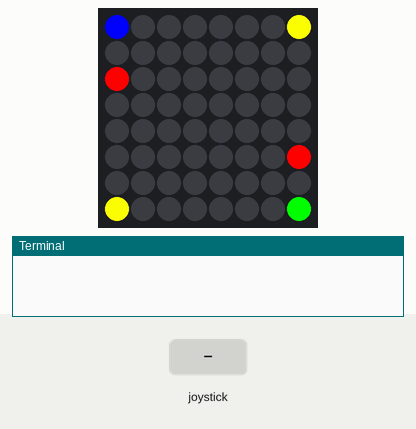
Bench run of a program on a simulated Raspberry Pi (BCM pin numbers) with a Sense HAT. Parts: the Sense HAT's 8×8 RGB LED matrix, the last lines printed to the terminal. The test bench sets the inputs (shaded band). Random numbers come from a fixed seed.

Above: at 1.2 s.
1.3 s: joystick pushed up
At 1.6 s:
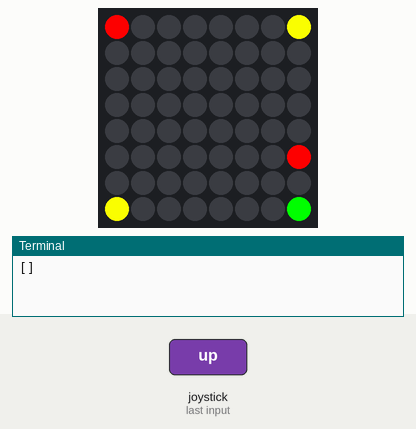
2.8 s: joystick pushed down
At 3.9 s:
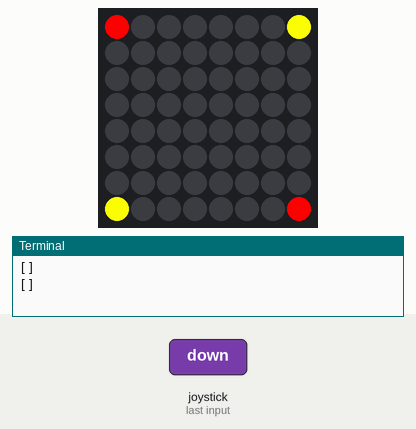
4.3 s: joystick clicked
At 5.1 s:
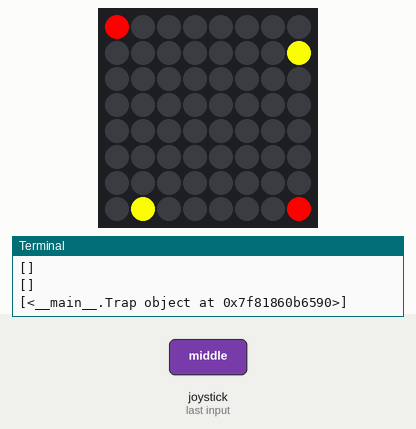
5.8 s: joystick pushed left
At 6.2 s:
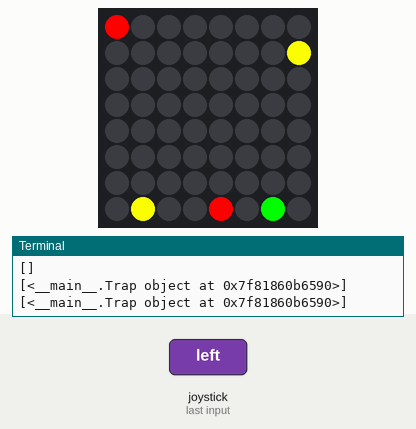
7.3 s: joystick pushed right
At 8.5 s:
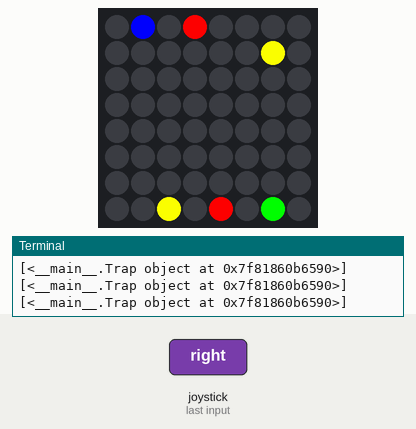
8.8 s: joystick pushed up
At 9.7 s:
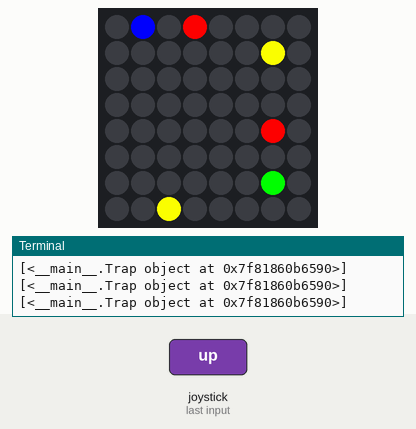
Timing chart, 0 to 11.3 s (numbered marks = the images above; inputs shaded):
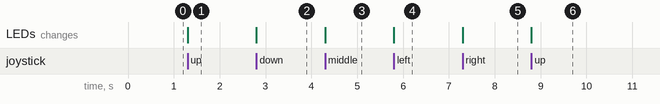

The program:

Mikandrew_v2_WIP_.py
```python
from sense_hat import SenseHat
from time import sleep
from random import randint

def get_dist(x, y, x2, y2):
  x_dist = x - x2
  y_dist = y - y2
  x_square = x_dist ** 2
  y_square = y_dist ** 2
  square = x_square + y_square
  dist = square ** (1 / 2)
  return dist

class Enemy:
  def __init__(self, x, y):
    self.position = [x, y]

  def ai(self, player1, player2):
    pl_x = player1.position[0]
    pl_y = player1.position[1]
    pl2_x = player2.position[0]
    pl2_y = player2.position[1]
    dist = get_dist(self.position[0], self.position[1], pl_x, pl_y)
    dist2 = get_dist(self.position[0], self.position[1], pl2_x, pl2_y)
    if dist < dist2:
      u_plx = pl_x
      u_ply = pl_y
    else:
      u_plx = pl2_x
      u_ply = pl2_y
    if self.position[0] < u_plx:
      self.position[0] += 1
    elif self.position[0] > u_plx:
      self.position[0] -= 1
    elif self.position[1] < u_ply:
      self.position[1] += 1
    else:
      self.position[1] -= 1

  def spawn_enemy(enemies, difficulty):
   if len(enemies) > 0:
     pass
   else:
     for i in range(difficulty):
       x = randint(0,7)
       y = randint(0,7)
       name = "enemy" + str(i)
       name = Enemy(x, y)
       enemies.append(name)


class Player:
    def __init__(self, x, y, wx, wy, s, colour):
        self.position = [x, y]
        self.weapon = [wx, wy]
        self.score = s
        self.colour = colour

    def move(self, direction, traps):
        if direction == 'up':
            self.position[1] -= 1
        elif direction == 'down':
            self.position[1] += 1
        elif direction == 'left':
            self.position[0] -= 1
        elif direction == 'right':
            self.position[0] += 1
        if direction == 'middle':
          spawn_trap(self, traps)
        self.position[0] = check_position(self.position[0])
        self.position[1] = check_position(self.position[1])
        self.fire_weapon(direction)

    def fire_weapon(self, direction):
        if direction == 'up':
            self.weapon[0] = self.position[0]
            self.weapon[1] = self.position[1] - 2
        elif direction == 'down':
            self.weapon[0] = self.position[0]
            self.weapon[1] = self.position[1] + 2
        elif direction == 'left':
            self.weapon[0] = self.position[0] - 2
            self.weapon[1] = self.position[1]
        elif direction == 'right':
            self.weapon[0] = self.position[0] + 2
            self.weapon[1] = self.position[1]
        self.weapon[0] = check_position(self.weapon[0])
        self.weapon[1] = check_position(self.weapon[1])

def check_position(position):
    return max(0, min(7, position))

class Trap:
  def __init__(self, x, y, z):
    self.position = [x, y]
    self.time = z
    aoe = []
    for i in range(-1, 2):
      for x in range(-1, 2):
        x_pos = self.position[0] + i
        y_pos = self.position[1] + x
        x_pos = check_position(x_pos)
        y_pos = check_position(y_pos)
        coords = [x_pos, y_pos]
        aoe.append(coords)
    self.aoe = aoe

  def trap_kill(self, players):
    if self.time < 6:
      self.time += 1
    else:
      for aoe in self.aoe:
        if players[0].position == aoe and players[1].position == aoe:
          players[0].score += 1
          players[1].score += 1
          return True, 'draw'
        elif players[0].position == aoe:
          players[1].score += 3
          return True, '2'
        elif players[1].position == aoe:
          players[0].score += 3
          return True, '1'
        else:
          return False, ''

def spawn_trap(player, traps):
  x = player.position[0]
  y = player.position[1]
  trap = Trap(x, y, 0)
  traps.append(trap)
  return traps


def is_dead(players, enemies):
  for enemy in enemies:
    p1_hit = players[0].position == players[1].weapon or players[0].position == enemy.position
    p2_hit = players[1].position == players[0].weapon or players[1].position == enemy.position
    if p1_hit and p2_hit:
        players[0].score += 1
        players[1].score += 1
        return True, 'draw'
    elif p1_hit:
        players[1].score += 3
        return True, '2'
    elif p2_hit:
        players[0].score += 3
        return True, '1'
    return False, ''

def switch_player(player_turn):
    return 1 - player_turn

def run_game():
    sense = SenseHat()

    red = (255, 0, 0)
    green = (0, 255, 0)
    blue = (0, 0, 255)
    scores = [0, 0]

    def update_display(players, enemies):
        sense.clear()
        sense.set_pixel(players[0].position[0], players[0].position[1], players[0].colour)
        sense.set_pixel(players[1].position[0], players[1].position[1], players[1].colour)
        sense.set_pixel(players[0].weapon[0], players[0].weapon[1], red)
        sense.set_pixel(players[1].weapon[0], players[1].weapon[1], red)
        for enemy in enemies:
          sense.set_pixel(enemy.position[0], enemy.position[1], 255, 255, 0)
        if len(traps_aoe) > 0:
          for aoe in traps_aoe:
            sense.set_pixel(aoe[0], aoe[1], (255, 255, 255))
          sense.set_pixel(traps[0].position[0], traps[0].position[1], (255, 0, 0))

    player1 = Player(0, 0, 0, 2, 0, blue)
    player2 = Player(7, 7, 7, 5, 0, green)
    players = [player1, player2]
    action = 0
    enemy1 = Enemy(0, 7)
    enemy2 = Enemy(7, 0)
    enemies = [enemy1, enemy2]
    traps = []
    traps_aoe = []
    while True:
        player1.position = [0, 0]
        player1.weapon = [0, 2]
        player2.position = [7, 7]
        player2.weapon = [7, 5]
        player_turn = 0
        action = 0
        winner = ''
        dead = False

        sense.clear()
        update_display(players, enemies)

        while not dead:
            action += 1
            if action % 4 == 0:
              for enemy in enemies:
                enemy.ai(player1, player2)
            current_player = players[player_turn]
            other_player = players[1 - player_turn]

            event = sense.stick.wait_for_event()
            if event.action == 'pressed':
                original_position = current_player.position[:]
                current_player.move(event.direction, traps)

                if current_player.position == other_player.position:
                    current_player.position = original_position
                    current_player.fire_weapon(event.direction)

                update_display(players, enemies)
                dead, winner = is_dead(players, enemies)
                if len(traps) == 0:
                  for trap in traps:
                    dead, winner = trap.trap_kill(players)
                print(traps)


                if not dead:
                    player_turn = switch_player(player_turn)

        print("\n--- Round Over ---")
        print("Winner: " + str(winner))
        print("Score - Player 1: " + str(player1.score) + " | Player 2: " + str(player2.score))

        choice = input("Press Enter to play again or type 'exit' to quit: ").strip().lower()
        if choice == 'exit':
            break

    print("\nFinal Scores:")
    print("Player 1: " + str(player1.score()))
    print("Player 2: " + str(player2.score()))
    print("Thanks for playing!")

if __name__ == "__main__":
    run_game()
```

Measured:
- after the input at 1.3 s, the LEDs: change at once (image 1)
- after the input at 2.8 s, the LEDs: change at once (image 2)
- after the input at 4.3 s, the LEDs: change at once (image 3)
- after the input at 5.8 s, the LEDs: change at once (image 4)
- after the input at 7.3 s, the LEDs: change at once (image 5)
- after the input at 8.8 s, the LEDs: change at once (image 6)
